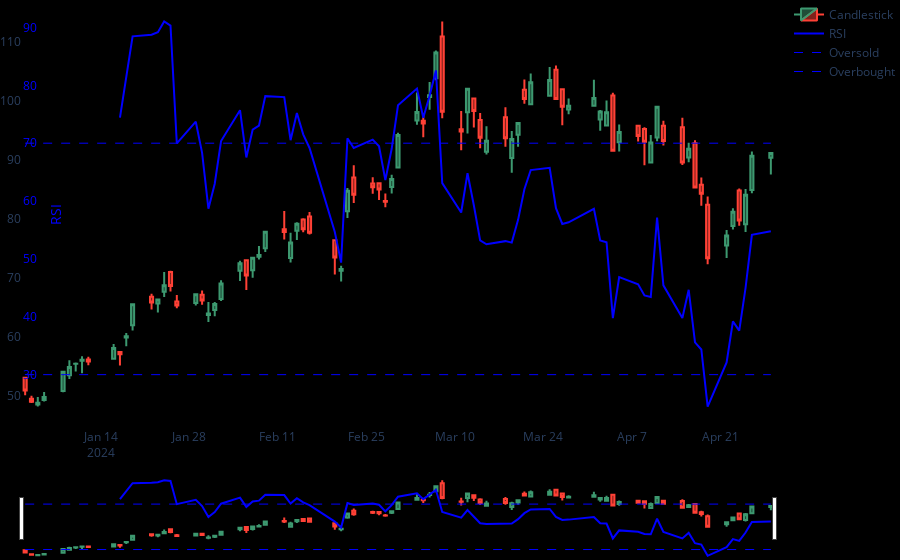

Notebook code cell kept with this figure:
### Markdown cell above
# Momentum indicators
- Speed and power of movements

### Code cell
import yfinance as yf # Version: 0.2.38
import pandas as pd   # Version: 2.2.2
import pandas_ta as ta   # Version: 2.2.2
import plotly.graph_objects as go # Version: 5.22.0
from plotly.subplots import make_subplots
import matplotlib.pyplot as pp # Version: 3.9.0


# mesures the speed of price change
df = yf.download(tickers='USD',start='2024-01-01', end='2024-04-30', interval='1d')
df = df[ df["Volume"]!=0 ] # clean empty volumes
df = df.copy()

candlestick = go.Candlestick( x=df.index, open=df['Open'], high=df['High'], low=df['Low'], close=df['Close'], name="Candlestick")

# Relative Strengt Indicator 
# identifies speed and change of price
# 0 oversold 30 moderate bulish/berish 50 strrong bulish/berish 70 overbought 100
df["RSI_10"] = ta.rsi(df["Close"], length=10) 
rsi = go.Scatter(x=df.index, y=df['RSI_10'], name='RSI', yaxis='y2', line=dict(color='blue', width=2))
rsi_oversold = go.Scatter(x=df.index, y=[30]*len(df), name='Oversold', yaxis='y2', line=dict(color='blue', width=1, dash='dash'))
rsi_overbought = go.Scatter(x=df.index, y=[70]*len(df), name='Overbought', yaxis='y2', line=dict(color='blue', width=1, dash='dash'))

figure = go.Figure(data=[ candlestick, rsi, rsi_oversold, rsi_overbought ] )
figure.update_layout(yaxis2=dict(domain=[0, 1],  color='blue', anchor='free', overlaying='y',  side='right', title='RSI') )
figure.update_layout(paper_bgcolor="black",  plot_bgcolor="black")  
figure.update_layout(margin_l=10, margin_b=0, margin_r=0, margin_t=0, grid_columns=1,grid_rows=1)
figure.update_yaxes( gridcolor='black')
figure.update_xaxes( gridcolor='black')
figure.show()
